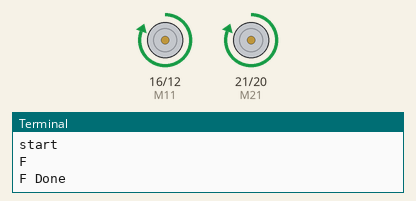
This program was run on a simulated Raspberry Pi (BCM pin numbers). Shown: motor-driver pin pairs drawn as motors (green arrow = first pin HIGH = forward, orange = second pin HIGH = backward, longer = more drive), the last lines printed to the terminal. At 6.0 s the program stops and its outputs stay as they are.

Above: at 0.1 s.
At 6.1 s:
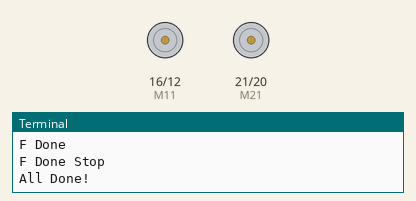
Timing chart, 0 to 7.5 s (numbered marks = the images above):
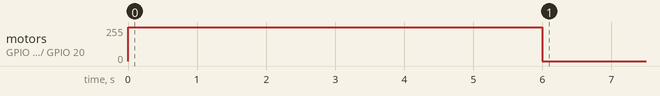

Measured:
- by itself, motor on GPIO 16 (M11) / GPIO 12 (M12), motor on GPIO 21 (M21) / GPIO 20 (M22): stopped → forward 255/255 at 0.00 s, → stopped 6.0 s later

The program:

vikRobot1.py
```python
import RPi.GPIO as GPIO
import time


GPIO.setwarnings(False)
GPIO.setmode(GPIO.BCM)


print('hi')

M11 = 16
M12 = 12
M21 = 21
M22 = 20

delay = 6

GPIO.setup(M11, GPIO.OUT)
GPIO.setup(M12, GPIO.OUT)
GPIO.setup(M21, GPIO.OUT)
GPIO.setup(M22, GPIO.OUT)
print('start')
##time.sleep(delay)


print('F')
GPIO.output(M11,1)
GPIO.output(M12,0)
GPIO.output(M21,1)
GPIO.output(M22,0)
print('F Done')
time.sleep(delay)
print('F Done Stop')

#print('L')
#GPIO.output(M11,0)
#GPIO.output(M12,1)
#GPIO.output(M21,1)
#GPIO.output(M22,0)
#print('L Done')
#time.sleep(delay)

#print('R')
#GPIO.output(M11,1)
#GPIO.output(M12,0)
#GPIO.output(M21,0)
#GPIO.output(M22,1)
#print('R Done')
#time.sleep(delay)

GPIO.cleanup()
print('All Done!')
```
